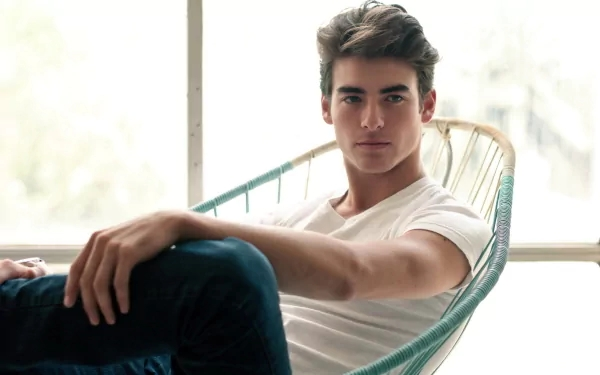
#> input picture PythonProject/to_cv2/004.jpg, 600 x 375 px
$ python ocv4.py
#> lines starting #> are read from the running program, lines starting #| are printed output that depends on the picture; after the words box and inside, x2 and y2 are one past the last pixel; in counts of white or black regions, pixels touching at a corner belong together
# 人脸检测与眼睛检测试验
import cv2
import matplotlib.pyplot as plt
# openCV中的检测器路径
print(cv2.__file__)

img = cv2.imread('004.jpg')
#> img is the input picture: shape (375, 600, 3); mean B, G, R 177.3, 183.3, 187.4
gray = cv2.cvtColor(img, cv2.COLOR_BGR2GRAY)
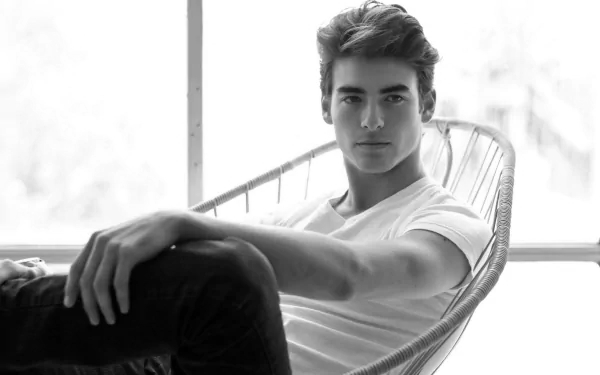
#> gray: shape (375, 600); min 0, max 255, mean 183.9
# 实例化检测器
face_cas = cv2.CascadeClassifier("haarcascade_frontalface_default.xml")
face_cas.load("haarcascade_frontalface_default.xml")

eyes_cas = cv2.CascadeClassifier("haarcascade_eye.xml")
eyes_cas.load("haarcascade_eye.xml")

# 人脸检测
face_rects = face_cas.detectMultiScale(gray) # 使用默认参数，否则, scaleFactor=1.2, minNeighbors=3, maxSize=(32, 32)无效果
#> face_rects = [[317, 54, 115, 115], [406, 85, 117, 117]]
# 绘制人脸并眼睛检测
for facerect in face_rects:
    x, y, w, h = facerect
    cv2.rectangle(img, (x, y), (x+w, y+h), (0, 255, 0), 3)
    roi_color = img[y:y+h, x:x+w]
    roi_gray = gray[y:y+h, x:x+w]
    eyes = eyes_cas.detectMultiScale(roi_gray)
    for (ex, ey, ew, eh) in eyes:
        cv2.rectangle(roi_color, (ex, ey), (ex+ew, ey+eh), (0, 255, 0), 3)
#> this loop made 2 passes
#> (x, y, w, h, eyes) on pass 1: (317, 54, 115, 115, [[61, 28, 31, 31], [23, 35, 25, 25], [23, 16, 67, 67]])
#> pass 1, `roi_color = img[y:y+h, x:x+w]`:
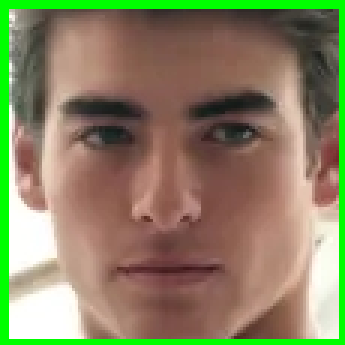
#> roi_color: shape (115, 115, 3) (shown 3 times larger); mean B, G, R 98.6, 131.2, 137
#> pass 1, `roi_gray = gray[y:y+h, x:x+w]`:
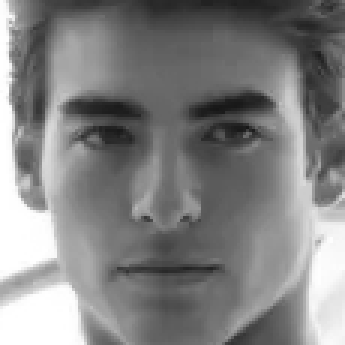
#> roi_gray: shape (115, 115) (shown 3 times larger); min 22, max 255, mean 129.8
#> pass 2, `roi_color = img[y:y+h, x:x+w]`:
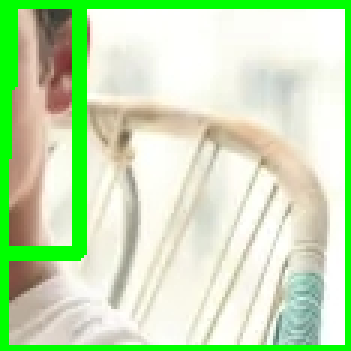
#> roi_color: shape (117, 117, 3) (shown 3 times larger); mean B, G, R 181.9, 226.3, 198.3
#> pass 2, `roi_gray = gray[y:y+h, x:x+w]`:
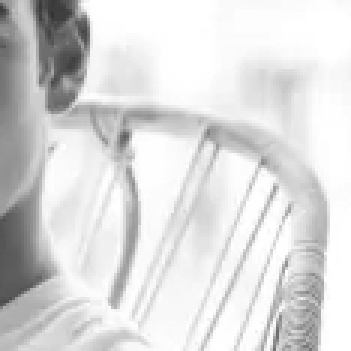
#> roi_gray: shape (117, 117) (shown 3 times larger); min 52, max 255, mean 218.6
#> after the loop:
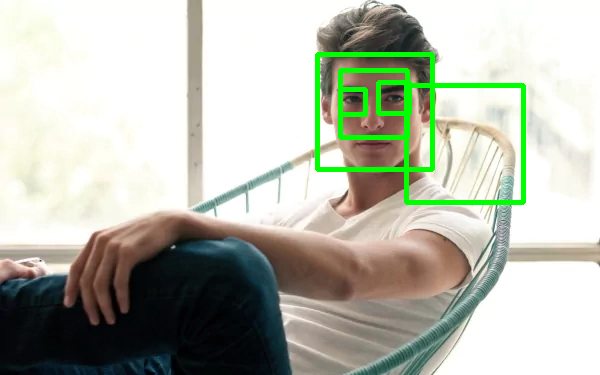
#> img: shape (375, 600, 3); 2.87% of pixels changed, all inside (x1, y1, x2, y2) = (315, 52, 526, 205)
plt.imshow(img[:, :, ::-1])
plt.show()
